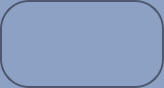
<?xml version="1.0" encoding="UTF-8"?>
<ui version="4.0">
 <class>Options</class>
 <widget class="QWidget" name="Options">
  <property name="geometry">
   <rect>
    <x>0</x>
    <y>0</y>
    <width>164</width>
    <height>88</height>
   </rect>
  </property>
  <property name="minimumSize">
   <size>
    <width>164</width>
    <height>88</height>
   </size>
  </property>
  <property name="maximumSize">
   <size>
    <width>164</width>
    <height>88</height>
   </size>
  </property>
  <property name="windowTitle">
   <string>Options</string>
  </property>
  <property name="windowOpacity">
   <double>1.000000000000000</double>
  </property>
  <property name="styleSheet">
   <string notr="true">QWidget{
	background: #8CA1C4;
	border: 2px solid #4E596F;
	border-radius: 29px;
}</string>
  </property>
  <layout class="QHBoxLayout" name="horizontalLayout">
   <property name="spacing">
    <number>6</number>
   </property>
   <item>
    <widget class="QPushButton" name="btn_rename">
     <property name="minimumSize">
      <size>
       <width>70</width>
       <height>70</height>
      </size>
     </property>
     <property name="maximumSize">
      <size>
       <width>70</width>
       <height>70</height>
      </size>
     </property>
     <property name="toolTip">
      <string>rename</string>
     </property>
     <property name="styleSheet">
      <string notr="true">QPushButton:focus {
   border: none;
   outline: none;
}

QPushButton {
	background: none;
    border-width: 0px;
    border-radius: 15px;
    border-color: #f76163;
}

QPushButton:hover {
background: white;
}

QPushButton:pressed {
background: #F65964;
}

QToolTip{
	background: none;
	margin-left: 0px;
	margin-right: 0px;
}</string>
     </property>
     <property name="text">
      <string/>
     </property>
     <property name="icon">
      <iconset resource="resources/res.qrc">
       <normaloff>:/res/rename.png</normaloff>:/res/rename.png</iconset>
     </property>
     <property name="iconSize">
      <size>
       <width>70</width>
       <height>70</height>
      </size>
     </property>
    </widget>
   </item>
   <item>
    <widget class="QPushButton" name="btn_delete">
     <property name="sizePolicy">
      <sizepolicy hsizetype="Minimum" vsizetype="Minimum">
       <horstretch>0</horstretch>
       <verstretch>0</verstretch>
      </sizepolicy>
     </property>
     <property name="minimumSize">
      <size>
       <width>70</width>
       <height>70</height>
      </size>
     </property>
     <property name="maximumSize">
      <size>
       <width>70</width>
       <height>70</height>
      </size>
     </property>
     <property name="sizeIncrement">
      <size>
       <width>0</width>
       <height>0</height>
      </size>
     </property>
     <property name="acceptDrops">
      <bool>false</bool>
     </property>
     <property name="toolTip">
      <string>delete</string>
     </property>
     <property name="styleSheet">
      <string notr="true">QPushButton:focus {
   border: none;
   outline: none;
}

QPushButton {
	background: none;
    border-width: 0px;
    border-radius: 15px;
    border-color: #f76163;
}

QPushButton:hover {
background: white;
}

QPushButton:pressed {
background: #F65964;
}

QToolTip{
	background: none;
	margin-left: 0px;
	margin-right: 0px;
}</string>
     </property>
     <property name="text">
      <string/>
     </property>
     <property name="icon">
      <iconset resource="resources/res.qrc">
       <normaloff>:/res/delete.png</normaloff>:/res/delete.png</iconset>
     </property>
     <property name="iconSize">
      <size>
       <width>70</width>
       <height>70</height>
      </size>
     </property>
     <property name="shortcut">
      <string>Ctrl+Shift+Z</string>
     </property>
     <property name="autoDefault">
      <bool>false</bool>
     </property>
     <property name="default">
      <bool>false</bool>
     </property>
    </widget>
   </item>
  </layout>
 </widget>
 <resources>
  <include location="resources/res.qrc"/>
 </resources>
 <connections/>
</ui>
